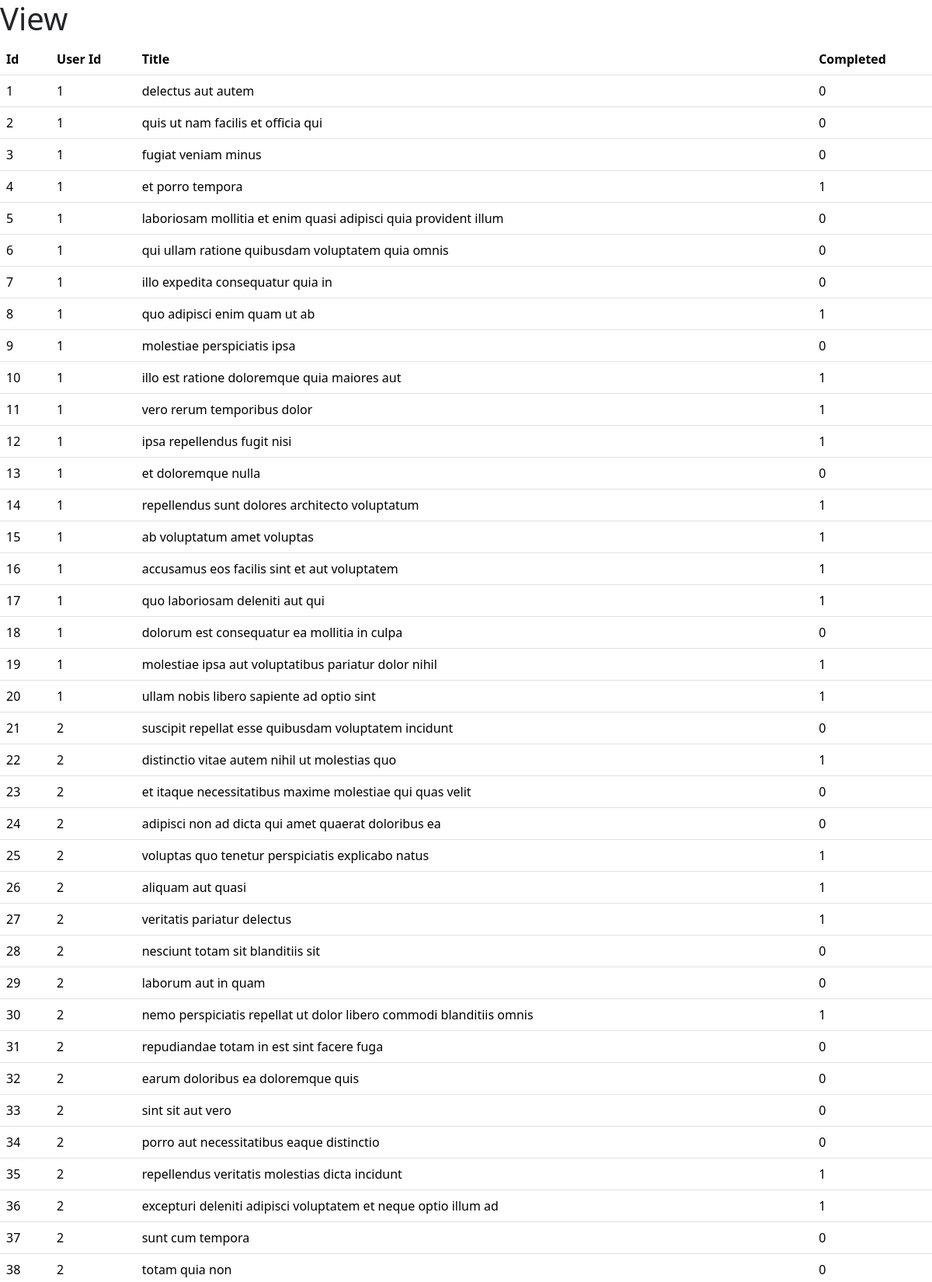
The page / (upper part) on the database its author committed.
### tables this page shows
CREATE TABLE "todos_tbl" (
            "id" INTEGER PRIMARY KEY AUTOINCREMENT,
            "userId" INTEGER,
            "title" TEXT,
            "completed" INTEGER
        );

### tp11/app_flask.py (the view)
@app.route("/")
def index():
    dao = TodoDAO2("todos_db.db")
    todos = list(dao.find_all())
    return render_template('todos.html',list_of_todos=todos)

### tp11/TodoDAO2.py (called while the page is built)
    def find_all(self):
        cur = self.__conn.cursor()
        sql = "SELECT id,userId,title,completed FROM todos_tbl"
        res = cur.execute(sql)
        for data in res.fetchall():
            todo = Todo(*data)
            yield todo

    def __del__(self):
        print(f"def __del__(self)")
        if self.__conn:
            self.__conn.close()

### tp11/templates/todos.html (shortened to what this page needs)
<!DOCTYPE html>
<html lang="en">
<head>
    <link href="https://cdn.jsdelivr.net/npm/bootstrap@5.3.2/dist/css/bootstrap.min.css" rel="stylesheet">
</head>
<body>
    <h1>View</h1>
    <table class="table">
        <thead>
            <tr>
                <th>Id</th>
                <th>User Id</th>
                <th>Title</th>
                <th>Completed</th>
            </tr>
        </thead>
        <tbody>
            {%for todo in list_of_todos%}
            <tr>
                <td>{{todo.id}}</td>
                <td>{{todo.userId}}</td>
                <td>{{todo.title}}</td>
                <td>{{todo.completed}}</td>
            </tr>
            {%endfor%}
        </tbody>
    </table>
</body>
</html>

### rows shown on the page
todos_tbl: id "1", userId "1", title "delectus aut autem", completed "0"
todos_tbl: id "2", userId "1", title "quis ut nam facilis et officia qui", completed "0"
todos_tbl: id "3", userId "1", title "fugiat veniam minus", completed "0"
todos_tbl: id "4", userId "1", title "et porro tempora", completed "1"
todos_tbl: id "5", userId "1", title "laboriosam mollitia et enim quasi adipisci quia provident illum", completed "0"
todos_tbl: id "6", userId "1", title "qui ullam ratione quibusdam voluptatem quia omnis", completed "0"
todos_tbl: id "7", userId "1", title "illo expedita consequatur quia in", completed "0"
todos_tbl: id "8", userId "1", title "quo adipisci enim quam ut ab", completed "1"
todos_tbl: id "9", userId "1", title "molestiae perspiciatis ipsa", completed "0"
todos_tbl: id "10", userId "1", title "illo est ratione doloremque quia maiores aut", completed "1"
todos_tbl: id "11", userId "1", title "vero rerum temporibus dolor", completed "1"
todos_tbl: id "12", userId "1", title "ipsa repellendus fugit nisi", completed "1"
todos_tbl: id "13", userId "1", title "et doloremque nulla", completed "0"
todos_tbl: id "14", userId "1", title "repellendus sunt dolores architecto voluptatum", completed "1"
todos_tbl: id "15", userId "1", title "ab voluptatum amet voluptas", completed "1"
todos_tbl: id "16", userId "1", title "accusamus eos facilis sint et aut voluptatem", completed "1"
todos_tbl: id "17", userId "1", title "quo laboriosam deleniti aut qui", completed "1"
todos_tbl: id "18", userId "1", title "dolorum est consequatur ea mollitia in culpa", completed "0"
todos_tbl: id "19", userId "1", title "molestiae ipsa aut voluptatibus pariatur dolor nihil", completed "1"
todos_tbl: id "20", userId "1", title "ullam nobis libero sapiente ad optio sint", completed "1"
todos_tbl: id "21", userId "2", title "suscipit repellat esse quibusdam voluptatem incidunt", completed "0"
todos_tbl: id "22", userId "2", title "distinctio vitae autem nihil ut molestias quo", completed "1"
todos_tbl: id "23", userId "2", title "et itaque necessitatibus maxime molestiae qui quas velit", completed "0"
todos_tbl: id "24", userId "2", title "adipisci non ad dicta qui amet quaerat doloribus ea", completed "0"
todos_tbl: id "25", userId "2", title "voluptas quo tenetur perspiciatis explicabo natus", completed "1"
todos_tbl: id "26", userId "2", title "aliquam aut quasi", completed "1"
todos_tbl: id "27", userId "2", title "veritatis pariatur delectus", completed "1"
todos_tbl: id "28", userId "2", title "nesciunt totam sit blanditiis sit", completed "0"
todos_tbl: id "29", userId "2", title "laborum aut in quam", completed "0"
todos_tbl: id "30", userId "2", title "nemo perspiciatis repellat ut dolor libero commodi blanditiis omnis", completed "1"
todos_tbl: id "31", userId "2", title "repudiandae totam in est sint facere fuga", completed "0"
todos_tbl: id "32", userId "2", title "earum doloribus ea doloremque quis", completed "0"
todos_tbl: id "33", userId "2", title "sint sit aut vero", completed "0"
todos_tbl: id "34", userId "2", title "porro aut necessitatibus eaque distinctio", completed "0"
todos_tbl: id "35", userId "2", title "repellendus veritatis molestias dicta incidunt", completed "1"
todos_tbl: id "36", userId "2", title "excepturi deleniti adipisci voluptatem et neque optio illum ad", completed "1"
todos_tbl: id "37", userId "2", title "sunt cum tempora", completed "0"
todos_tbl: id "38", userId "2", title "totam quia non", completed "0"
